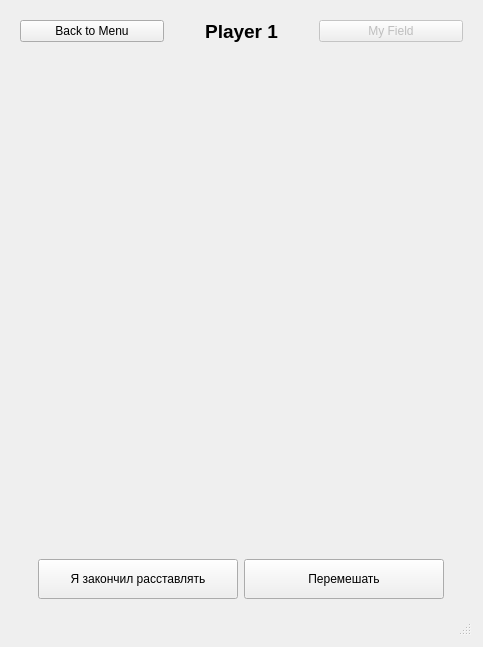
<?xml version="1.0" encoding="UTF-8"?>
<ui version="4.0">
 <class>GameWindow</class>
 <widget class="QWidget" name="GameWindow">
  <property name="geometry">
   <rect>
    <x>0</x>
    <y>0</y>
    <width>483</width>
    <height>647</height>
   </rect>
  </property>
  <property name="minimumSize">
   <size>
    <width>100</width>
    <height>100</height>
   </size>
  </property>
  <property name="maximumSize">
   <size>
    <width>16000</width>
    <height>9000</height>
   </size>
  </property>
  <property name="windowTitle">
   <string>Sea battle</string>
  </property>
  <property name="styleSheet">
   <string notr="true"/>
  </property>
  <layout class="QVBoxLayout" name="verticalLayout_3">
   <item>
    <widget class="QWidget" name="centralWidget" native="true">
     <layout class="QGridLayout" name="gridLayout_2">
      <item row="1" column="1">
       <widget class="QStackedWidget" name="stackedWidget">
        <property name="currentIndex">
         <number>0</number>
        </property>
        <widget class="GameArea" name="gameArea_1"/>
        <widget class="GameArea" name="gameArea_2"/>
       </widget>
      </item>
      <item row="0" column="1">
       <layout class="QHBoxLayout" name="header">
        <item>
         <widget class="QPushButton" name="menuButton">
          <property name="text">
           <string>Back to Menu</string>
          </property>
         </widget>
        </item>
        <item>
         <widget class="QLabel" name="labelPlayer">
          <property name="font">
           <font>
            <pointsize>14</pointsize>
            <bold>true</bold>
           </font>
          </property>
          <property name="text">
           <string>Player 1</string>
          </property>
          <property name="alignment">
           <set>Qt::AlignCenter</set>
          </property>
         </widget>
        </item>
        <item>
         <widget class="QPushButton" name="buttonMyField">
          <property name="enabled">
           <bool>false</bool>
          </property>
          <property name="text">
           <string>My Field</string>
          </property>
         </widget>
        </item>
       </layout>
      </item>
     </layout>
    </widget>
   </item>
   <item>
    <widget class="QWidget" name="buttonWidget" native="true">
     <layout class="QHBoxLayout" name="buttonLayout">
      <item>
       <spacer name="horizontalSpacerLeft">
        <property name="orientation">
         <enum>Qt::Horizontal</enum>
        </property>
        <property name="sizeHint" stdset="0">
         <size>
          <width>40</width>
          <height>20</height>
         </size>
        </property>
       </spacer>
      </item>
      <item>
       <widget class="QPushButton" name="finishSettingShips">
        <property name="sizePolicy">
         <sizepolicy hsizetype="Minimum" vsizetype="Minimum">
          <horstretch>0</horstretch>
          <verstretch>0</verstretch>
         </sizepolicy>
        </property>
        <property name="minimumSize">
         <size>
          <width>200</width>
          <height>40</height>
         </size>
        </property>
        <property name="text">
         <string>Я закончил расставлять</string>
        </property>
       </widget>
      </item>
      <item>
       <widget class="QPushButton" name="shuffleShips">
        <property name="minimumSize">
         <size>
          <width>200</width>
          <height>40</height>
         </size>
        </property>
        <property name="text">
         <string>Перемешать</string>
        </property>
       </widget>
      </item>
      <item>
       <spacer name="horizontalSpacerRight">
        <property name="orientation">
         <enum>Qt::Horizontal</enum>
        </property>
        <property name="sizeHint" stdset="0">
         <size>
          <width>40</width>
          <height>20</height>
         </size>
        </property>
       </spacer>
      </item>
     </layout>
    </widget>
   </item>
   <item>
    <widget class="QStatusBar" name="statusbar"/>
   </item>
  </layout>
  <action name="actionPreparePlayer_1">
   <property name="text">
    <string>Prepare player 1</string>
   </property>
  </action>
  <action name="actionPreparePlayer_2">
   <property name="text">
    <string>Prepare player 2</string>
   </property>
  </action>
  <action name="actionPlayer_1">
   <property name="text">
    <string>Player 1</string>
   </property>
  </action>
  <action name="actionPlayer_2">
   <property name="text">
    <string>Player 2</string>
   </property>
  </action>
 </widget>
 <customwidgets>
  <customwidget>
   <class>GameArea</class>
   <extends>QWidget</extends>
   <header>Presenter.GameArea</header>
   <container>1</container>
  </customwidget>
 </customwidgets>
 <resources/>
 <connections/>
</ui>
